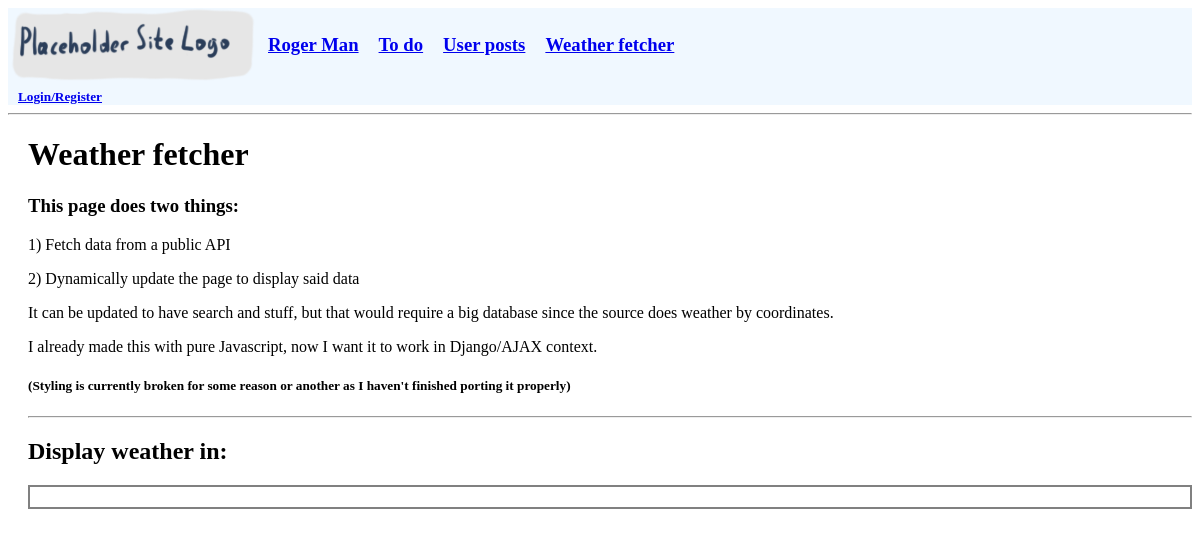
The app's page /weather_fetcher/, older data.
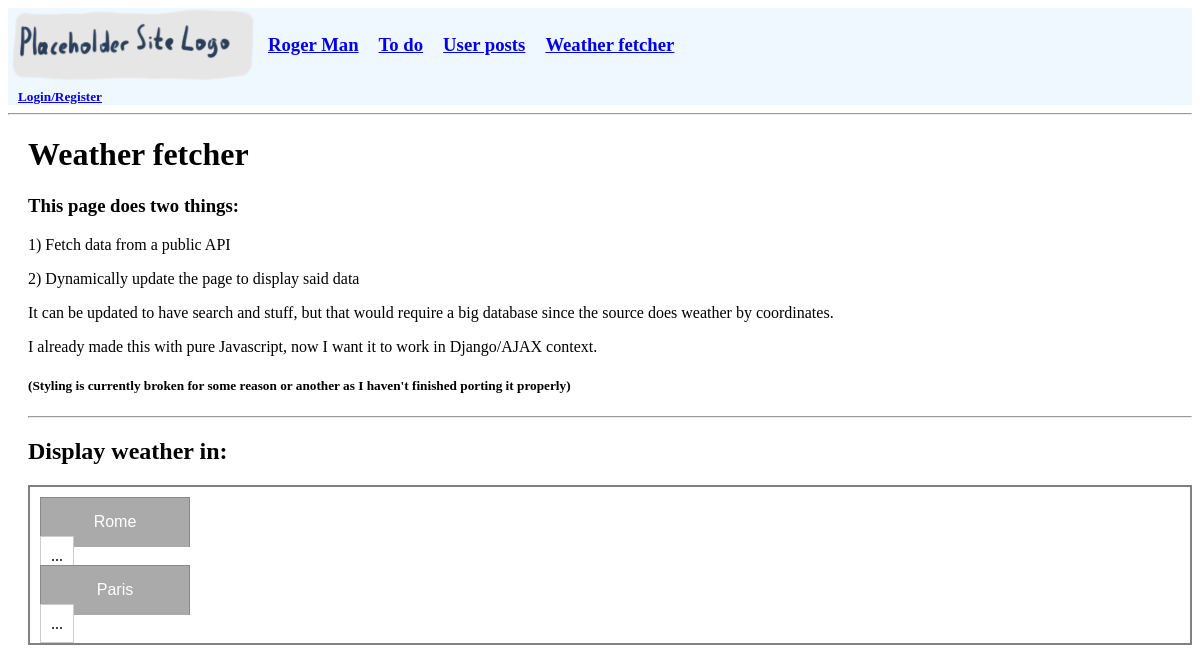
The same page, newer data.
### base_app/models.py (models this page shows, shortened)
class Wf_city(models.Model):
    id = models.AutoField(primary_key=True)
    name = models.CharField(max_length=100)
    link = models.CharField(max_length=300)

### base_app/views.py (the view)
# urls.py: path('weather_fetcher/', views.weather_fetcher, name='weather_fetcher'),
def weather_fetcher(request):
    cities_list = Wf_city.objects.all()
    cities_json = {}
    for city in cities_list:
        cities_json.update({str(city.id): {'name': city.name, 'link': city.link}})
    context = {'cities_list': cities_list, 'cities_json': cities_json}
    return render(request, 'base_app/weather_fetcher.html', context)

### base_app/templates/base_app/weather_fetcher.html (shortened to what this page needs)
{% extends 'main.html' %}
{% block content %}
<div>
    <h1>Weather fetcher</h1>
    <h3>This page does two things:</h3>
    <p>1) Fetch data from a public API</p>
    <p>2) Dynamically update the page to display said data</p>
    <p>It can be updated to have search and stuff, but that would require a big database since the source does weather by coordinates.</p>
    <p>I already made this with pure Javascript, now I want it to work in Django/AJAX context.</p>
    <h5>(Styling is currently broken for some reason or another as I haven't finished porting it properly)</h5>
    <hr>
    <h2>Display weather in:</h2>
    <div id="cont_weather">
        {% for item in cities_list %}
        <div class="l_city">
            <button id="button_{{item.name}}" class="b_city">{{item.name}}</button>
            <div id="field_{{item.name}}">
                <span class="p_city">...</span>
            </div>
        </div>
        {% endfor %}
    </div>
</div>
{% endblock content %}

### templates/main.html (shortened to what this page needs)
<!DOCTYPE html>
<html>
<head>
    {% load static %}
    <link rel='stylesheet' type='text/css' media='screen' href="{% static 'css/main.css' %}">
</head>
<body>
    {% include 'navbar.html' %}
    <div style="padding-left:20px;">
        {% block content %}
        {% endblock %}
    </div>
</body>
</html>

### templates/navbar.html (shortened to what this page needs)
<div class="navbar">
    <div class="navbar_container">
        {% load static %}
        <a href="/"><img src="{% static 'images/logo_placeholder.png' %}" title="Silly Navbar Logo" /></a>
        <h3><a href="{% url 'roger' %}">Roger Man</a></h3>
        <h3><a href="{% url 'todo_list' %}">To do</a></h3>
        <h3><a href="{% url 'post_list' %}">User posts</a></h3>
        <h3><a href="{% url 'weather_fetcher' %}">Weather fetcher</a></h3>
    </div>
    <div>
        {% if request.user.is_authenticated %}
        <h5>Hello, {{request.user}}! <a href="/logout/">(Logout)</a></h5>
        {% else %}
        <h5><a href="/login/">Login/Register</a></h5>
        {% endif %}
    </div>
</div>
<hr>

### static/css/main.css (style rules this page uses)
.navbar { background-color: aliceblue; text-align: left; }
.navbar h1, .navbar h3, .navbar h5 { display: inline; padding-left: 10px; padding-right: 10px; padding-bottom: 5px; }
.navbar_container { display: flex; align-items: center; }
#cont_weather { border: 2px solid grey; padding: 10px 10px; margin: 0; }
.l_city { display: block; zoom: 1; font-size: 12px; }
.b_city { background-color: #aaaaaa; border: 1px solid #888888; color: white; padding: 10px 10px; cursor: pointer; width: 150px; height: 50px; font-size: 16px; display: inline; }
.b_city:not(:last-child) { border-bottom: none; }
.p_city { background-color: #ffffff; border: 1px solid #cccccc; color: black; padding: 10px 10px; width: 300px; height: 50px; font-size: 16px; display: inline; }

Row changes from the older to the newer data that the page shows:
added Wf_city: name "Rome"
added Wf_city: name "Paris"
